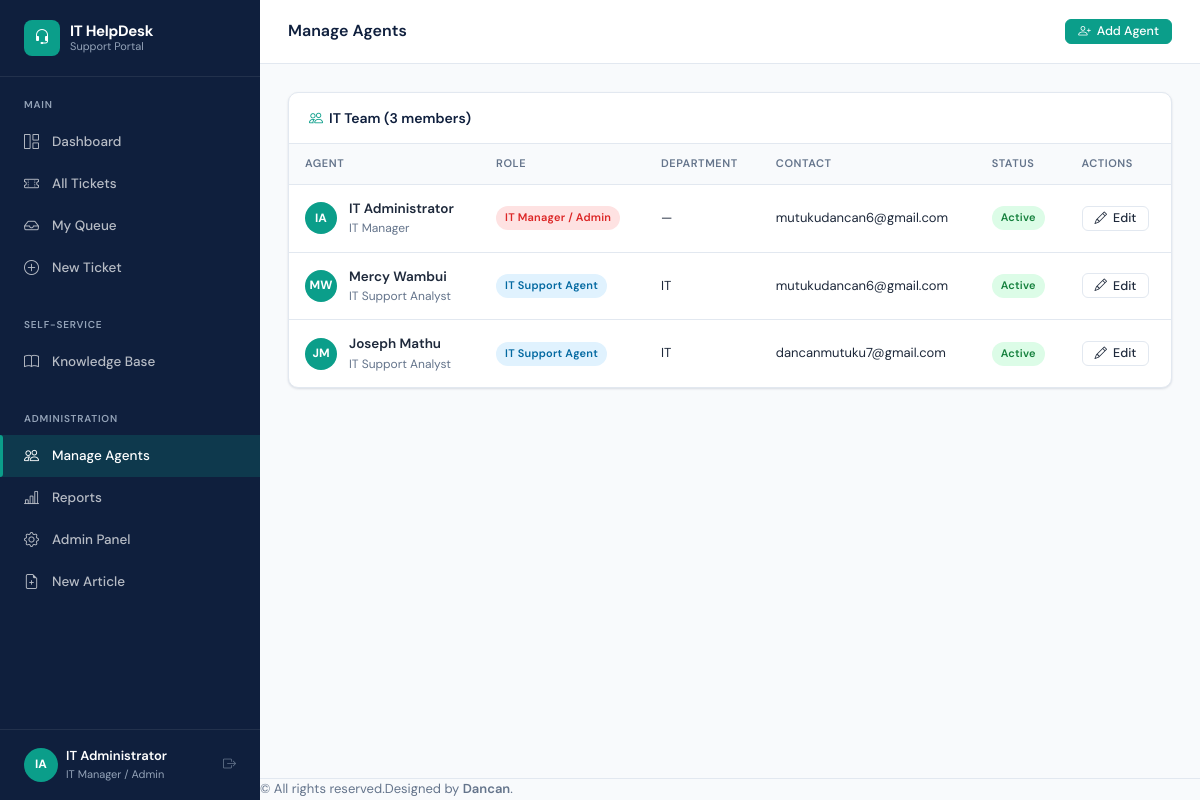
/accounts/agents/ (signed in), run on the app's committed database.
### accounts/models.py (models this page shows, shortened)
class User(AbstractUser):
    ROLE_END_USER = 'end_user'
    ROLE_AGENT = 'agent'
    ROLE_MANAGER = 'manager'
    ROLE_CHOICES = [
        (ROLE_END_USER, 'End User'),
        (ROLE_AGENT, 'IT Support Agent'),
        (ROLE_MANAGER, 'IT Manager / Admin'),
    ]
    role = models.CharField(max_length=20, choices=ROLE_CHOICES, default=ROLE_END_USER)
    department = models.ForeignKey(Department, on_delete=models.SET_NULL, null=True, blank=True, related_name='users')
    phone = models.CharField(max_length=20, blank=True)
    avatar = models.ImageField(upload_to='avatars/', blank=True, null=True)
    job_title = models.CharField(max_length=100, blank=True)
    is_active = models.BooleanField(default=True)
    email_notifications = models.BooleanField(default=True)
    created_at = models.DateTimeField(auto_now_add=True)
    @property
    def is_end_user(self):
        return self.role == self.ROLE_END_USER
    @property
    def is_manager(self):
        return self.role == self.ROLE_MANAGER
    def get_initials(self):
        if self.first_name and self.last_name:
            return f"{self.first_name[0]}{self.last_name[0]}".upper()
        return self.username[:2].upper()

class Department(models.Model):
    name = models.CharField(max_length=100, unique=True)
    description = models.TextField(blank=True)
    created_at = models.DateTimeField(auto_now_add=True)
    class Meta:
        ordering = ['name']

### accounts/views.py (the view)
# urls.py: path('agents/', views.agent_list, name='agent_list'),
@login_required
def agent_list(request):
    if not request.user.is_manager:
        messages.error(request, 'Access denied.')
        return redirect('dashboard:home')
    agents = User.objects.filter(role__in=[User.ROLE_AGENT, User.ROLE_MANAGER]).select_related('department')
    departments = Department.objects.all()
    return render(request, 'accounts/agent_list.html', {'agents': agents, 'departments': departments})

### templates/accounts/agent_list.html (shortened to what this page needs)
{% extends "base/base.html" %}
{% block page_title %}Manage Agents{% endblock %}
{% block topbar_actions %}
<a href="{% url 'accounts:agent_create' %}" class="btn btn-primary btn-sm">
  <i class="bi bi-person-plus"></i> Add Agent
</a>
{% endblock %}
{% block content %}
<div class="card">
  <div class="card-header">
    <h5><i class="bi bi-people" style="color:var(--teal);margin-right:6px;"></i>IT Team ({{ agents.count }} members)</h5>
  </div>
  <div class="table-wrapper" style="border:none;border-radius:0 0 var(--radius) var(--radius);">
    <table class="data-table">
      <thead>
        <tr><th>Agent</th><th>Role</th><th>Department</th><th>Contact</th><th>Status</th><th>Actions</th></tr>
      </thead>
      <tbody>
        {% for agent in agents %}
        <tr>
          <td>
            <div class="d-flex align-items-center gap-3">
              <div class="avatar avatar-teal">{{ agent.get_initials }}</div>
              <div>
                <div style="font-weight:600;font-size:13.5px;">{{ agent.get_full_name|default:agent.username }}</div>
                <div style="font-size:12px;color:var(--text-muted);">{{ agent.job_title }}</div>
              </div>
            </div>
          </td>
          <td>
            <span class="badge {% if agent.is_manager %}badge-critical{% else %}badge-in_progress{% endif %}">
              {{ agent.get_role_display }}
            </span>
          </td>
          <td style="font-size:13px;">{{ agent.department.name|default:"—" }}</td>
          <td style="font-size:13px;">{{ agent.email }}</td>
          <td>
            {% if agent.is_active %}
            <span class="badge badge-resolved">Active</span>
            {% else %}
            <span class="badge badge-closed">Inactive</span>
            {% endif %}
          </td>
          <td>
            <a href="{% url 'accounts:agent_edit' agent.pk %}" class="btn btn-outline btn-sm">
              <i class="bi bi-pencil"></i> Edit
            </a>
          </td>
        </tr>
        {% empty %}
        <tr><td colspan="6"><div class="empty-state" style="padding:30px;"><p>No agents yet.</p></div></td></tr>
        {% endfor %}
      </tbody>
    </table>
  </div>
</div>
{% endblock %}

### templates/base/base.html (shortened to what this page needs)
<!DOCTYPE html>
<html lang="en">
<head>
  <link rel="stylesheet" href="https://cdn.jsdelivr.net/npm/bootstrap-icons@1.11.3/font/bootstrap-icons.css">
  <link rel="stylesheet" href="/static/css/main.css">
</head>
<body>
<div class="app-wrapper">
  <aside class="sidebar" id="sidebar">
    <div class="sidebar-brand">
      <div class="sidebar-brand-icon"><i class="bi bi-headset"></i></div>
      <div class="sidebar-brand-text">
        IT HelpDesk
        <small>Support Portal</small>
      </div>
    </div>
    <div class="sidebar-section">
      <div class="sidebar-section-label">Main</div>
      <ul class="sidebar-nav">
        <li>
          <a href="{% url 'dashboard:home' %}" class="{% if request.resolver_match.namespace == 'dashboard' and request.resolver_match.url_name == 'home' %}active{% endif %}">
            <i class="bi bi-grid-1x2"></i> Dashboard
          </a>
        </li>
        <li>
          <a href="{% url 'tickets:list' %}" class="{% if request.resolver_match.namespace == 'tickets' and request.resolver_match.url_name == 'list' %}active{% endif %}">
            <i class="bi bi-ticket-perforated"></i> All Tickets
          </a>
        </li>
        {% if not user.is_end_user %}
        <li>
          <a href="{% url 'tickets:my_queue' %}" class="{% if request.resolver_match.url_name == 'my_queue' %}active{% endif %}">
            <i class="bi bi-inbox"></i> My Queue
          </a>
        </li>
        {% endif %}
        <li>
          <a href="{% url 'tickets:submit' %}" class="{% if request.resolver_match.url_name == 'submit' %}active{% endif %}">
            <i class="bi bi-plus-circle"></i> New Ticket
          </a>
        </li>
      </ul>
    </div>
    <div class="sidebar-section">
      <div class="sidebar-section-label">Self-Service</div>
      <ul class="sidebar-nav">
        <li>
          <a href="{% url 'knowledge:home' %}" class="{% if request.resolver_match.namespace == 'knowledge' %}active{% endif %}">
            <i class="bi bi-book"></i> Knowledge Base
          </a>
        </li>
      </ul>
    </div>
    {% if user.is_manager %}
    <div class="sidebar-section">
      <div class="sidebar-section-label">Administration</div>
      <ul class="sidebar-nav">
        <li>
          <a href="{% url 'accounts:agent_list' %}" class="{% if request.resolver_match.url_name == 'agent_list' %}active{% endif %}">
            <i class="bi bi-people"></i> Manage Agents
          </a>
        </li>
        <li>
          <a href="{% url 'dashboard:reports' %}" class="{% if request.resolver_match.url_name == 'reports' %}active{% endif %}">
            <i class="bi bi-bar-chart-line"></i> Reports
          </a>
        </li>
        <li>
          <a href="/admin/" target="_blank">
            <i class="bi bi-gear"></i> Admin Panel
          </a>
        </li>
        <li>
          <a href="{% url 'knowledge:article_create' %}" class="{% if request.resolver_match.url_name == 'article_create' %}active{% endif %}">
            <i class="bi bi-file-earmark-plus"></i> New Article
          </a>
        </li>
      </ul>
    </div>
    {% endif %}
    <div class="sidebar-footer">
      <div class="sidebar-user d-flex align-items-center gap-2">
        <div class="sidebar-user-avatar">{{ user.get_initials }}</div>
        <div class="sidebar-user-info">
          <div class="sidebar-user-name">{{ user.get_full_name|default:user.username }}</div>
          <div class="sidebar-user-role">{{ user.get_role_display }}</div>
        </div>
        <a href="{% url 'accounts:logout' %}" title="Logout" class="ms-auto text-muted">
          <i class="bi bi-box-arrow-right"></i>
        </a>
      </div>
    </div>
  </aside>
  <div class="main-content">
    <header class="topbar d-flex justify-content-between align-items-center">
      <h1 class="topbar-title mb-0">{% block page_title %}Dashboard{% endblock %}</h1>
      <div class="topbar-actions">
        {% block topbar_actions %}{% endblock %}
      </div>
    </header>
    <main class="page-content p-3">
      {% block content %}{% endblock %}
    </main>
    <footer class="footer text-center mt-4 p-3" style="font-size:13px; color:var(--text-muted); border-top:1px solid var(--border);">
      &copy; {{ now|date:"Y" }}All rights reserved.Designed by <a href="https://github.com/Dancanmutuku" target="_blank" style="color:var(--primary); font-weight:600;">Dancan</a>.
    </footer>
  </div>
</div>
</body>
</html>

### data on the page
User: get_initials "IA", get_full_name "IT Administrator", role "IT Manager / Admin", job_title "IT Manager", department.name "—", email "mutukudancan6@gmail.com", is_active "Active"
User: get_initials "MW", get_full_name "Mercy Wambui", job_title "IT Support Analyst", role "IT Support Agent", department.name "IT", email "mutukudancan6@gmail.com", is_active "Active"
User: get_initials "JM", get_full_name "Joseph Mathu", job_title "IT Support Analyst", role "IT Support Agent", department.name "IT", email "dancanmutuku7@gmail.com", is_active "Active"

### other printed values
{{ agents.count }} "3"
